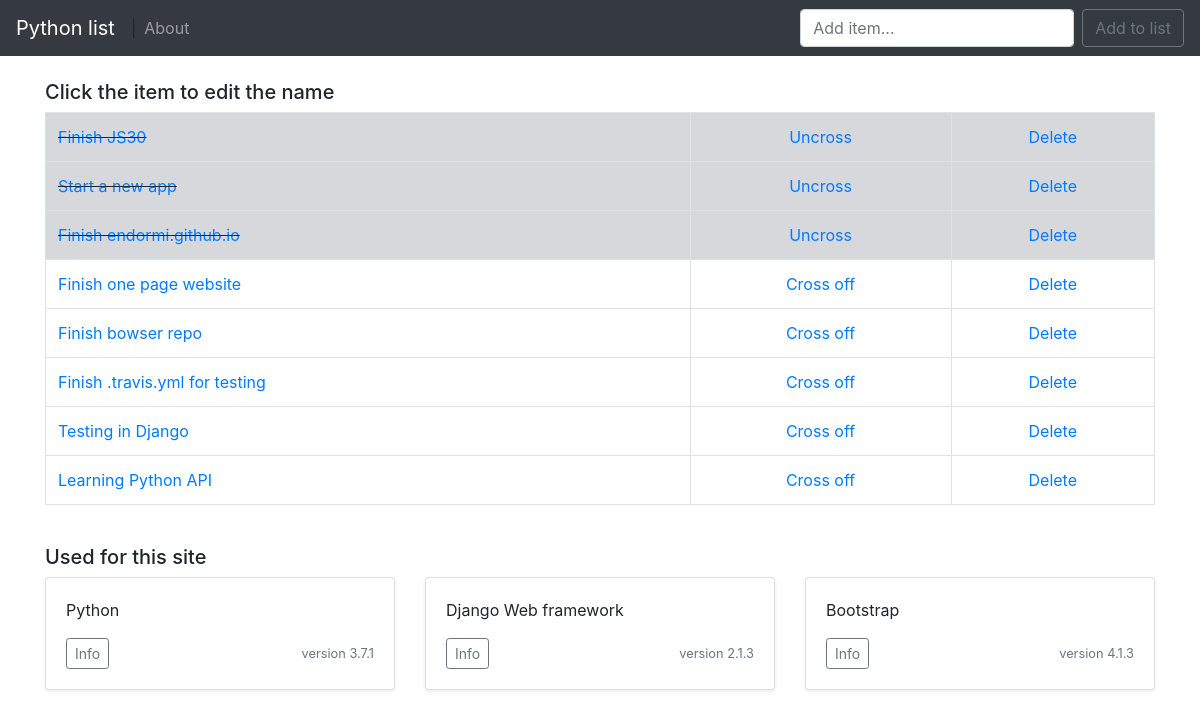
Before: / with the older database file.
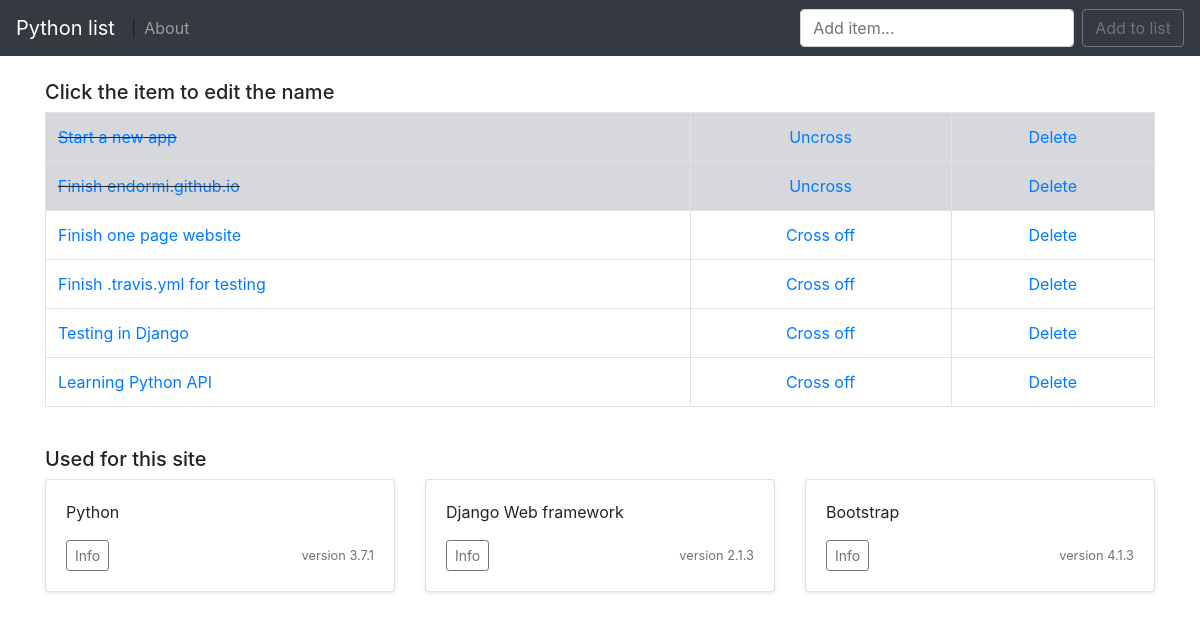
After: the same page with the newer database file.
### list/models.py (models this page shows, shortened)
class List(models.Model):
    item = models.CharField(max_length=250)
    completed = models.BooleanField(default=False)

### list/views.py (the view)
# urls.py: 2. Add a URL to urlpatterns:  path('', views.home, name='home')
def home(request):
    if request.method == 'POST':
        form = ListForm(request.POST or None)
        if form.is_valid():
            form.save()
            all_items = List.objects.all
            messages.success(request, ('Item has been added to the list'))
            return render(request, 'home.html', {'all_items': all_items })
    else:
            all_items = List.objects.all
            return render(request, 'home.html', {'all_items': all_items })

### list/templates/home.html (shortened to what this page needs)
{% extends 'base.html' %}
{% block content %}
        <h5>Click the item to edit the name</h5>
    {% if all_items %}
    <table class="table table-bordered">
        {% for things in all_items %}
        {% if things.completed  %}
            <tr class="table-secondary">
                <td class="striker"><a href="{% url 'edit' things.id %}">{{ things.item }}</a></td>
                <td><center><a href="{% url 'uncross' things.id %}">Uncross</a></center></td>
                <td><center><a href="{% url 'delete' things.id %}">Delete</a></center></td>
            </tr>
            {% else %}
                <tr>
                    <td><a href="{% url 'edit' things.id %}">{{ things.item }}</a></td>
                    <td><center><a href="{% url 'cross_off' things.id %}">Cross off</a></center></td>
                    <td><center><a href="{% url 'delete' things.id %}">Delete</a></center></td>
                </tr>
        {% endif %}
        {% endfor %}
    </table>
    {% endif %}
        <h5>Used for this site</h5>
        <div class="row">
            <div class="col-md-4">
              <div class="card mb-4 shadow-sm">
                <div class="card-body">
                  <p class="card-text"> Python</p>
                  <div class="d-flex justify-content-between align-items-center">
                    <div class="btn-group">
                      <a href="https://www.python.org/"><button type="button" class="btn btn-sm btn-outline-secondary">Info</button></a>
                    </div>
                    <small class="text-muted">version 3.7.1</small>
                  </div>
                </div>
              </div>
            </div>
            <div class="col-md-4">
                <div class="card mb-4 shadow-sm">
                    <div class="card-body">
                      <p class="card-text">Django Web framework</p>
                      <div class="d-flex justify-content-between align-items-center">
                        <div class="btn-group">
                          <a href="https://www.djangoproject.com/"><button type="button" class="btn btn-sm btn-outline-secondary">Info</button></a>
                      </div>
                      <small class="text-muted">version 2.1.3</small>
                    </div>
                  </div>
                </div>
                </div>
                <div class="col-md-4">
                    <div class="card mb-4 shadow-sm">
                        <div class="card-body">
                          <p class="card-text">Bootstrap</p>
                          <div class="d-flex justify-content-between align-items-center">
                            <div class="btn-group">
                              <a href="https://getbootstrap.com/"><button type="button" class="btn btn-sm btn-outline-secondary">Info</button></a>
                            </div>
                            <small class="text-muted">version 4.1.3</small>
                          </div>
                        </div>
                      </div>
                    </div>
                </div>
{% endblock %}

Changed rows visible on the page:
removed List: item "Finish JS30"
removed List: item "Finish bowser repo"
